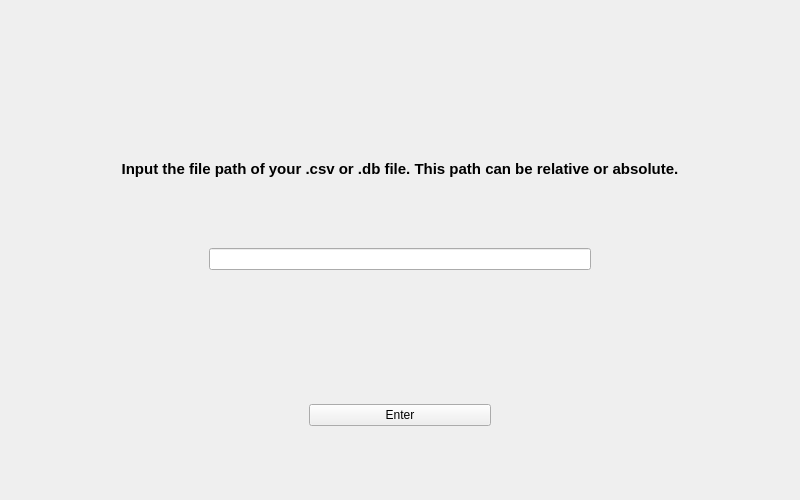
<?xml version="1.0" encoding="UTF-8"?>
<ui version="4.0">
 <class>FileSelectionWindow</class>
 <widget class="QMainWindow" name="FileSelectionWindow">
  <property name="geometry">
   <rect>
    <x>0</x>
    <y>0</y>
    <width>800</width>
    <height>500</height>
   </rect>
  </property>
  <property name="windowTitle">
   <string>MainWindow</string>
  </property>
  <widget class="QWidget" name="centralwidget">
   <property name="enabled">
    <bool>true</bool>
   </property>
   <layout class="QGridLayout" name="gridLayout">
    <item row="2" column="0">
     <layout class="QGridLayout" name="gridLayout_4"/>
    </item>
    <item row="0" column="0">
     <spacer name="verticalSpacer_3">
      <property name="orientation">
       <enum>Qt::Orientation::Vertical</enum>
      </property>
      <property name="sizeHint" stdset="0">
       <size>
        <width>20</width>
        <height>80</height>
       </size>
      </property>
     </spacer>
    </item>
    <item row="4" column="0">
     <layout class="QGridLayout" name="gridLayout_2">
      <item row="0" column="2">
       <spacer name="verticalSpacer">
        <property name="orientation">
         <enum>Qt::Orientation::Vertical</enum>
        </property>
        <property name="sizeHint" stdset="0">
         <size>
          <width>300</width>
          <height>40</height>
         </size>
        </property>
       </spacer>
      </item>
      <item row="0" column="1">
       <widget class="QPushButton" name="pushButton">
        <property name="text">
         <string>Enter</string>
        </property>
       </widget>
      </item>
      <item row="0" column="0">
       <spacer name="verticalSpacer_2">
        <property name="orientation">
         <enum>Qt::Orientation::Vertical</enum>
        </property>
        <property name="sizeHint" stdset="0">
         <size>
          <width>300</width>
          <height>40</height>
         </size>
        </property>
       </spacer>
      </item>
     </layout>
    </item>
    <item row="3" column="0">
     <layout class="QHBoxLayout" name="horizontalLayout">
      <item>
       <spacer name="verticalSpacer_4">
        <property name="orientation">
         <enum>Qt::Orientation::Vertical</enum>
        </property>
        <property name="sizeHint" stdset="0">
         <size>
          <width>200</width>
          <height>40</height>
         </size>
        </property>
       </spacer>
      </item>
      <item>
       <widget class="QLineEdit" name="lineEdit"/>
      </item>
      <item>
       <spacer name="verticalSpacer_5">
        <property name="orientation">
         <enum>Qt::Orientation::Vertical</enum>
        </property>
        <property name="sizeHint" stdset="0">
         <size>
          <width>200</width>
          <height>40</height>
         </size>
        </property>
       </spacer>
      </item>
     </layout>
    </item>
    <item row="1" column="0">
     <layout class="QHBoxLayout" name="horizontalLayout_2">
      <item>
       <widget class="QLabel" name="label">
        <property name="font">
         <font>
          <pointsize>11</pointsize>
          <bold>true</bold>
         </font>
        </property>
        <property name="text">
         <string>Input the file path of your .csv or .db file. This path can be relative or absolute.</string>
        </property>
        <property name="alignment">
         <set>Qt::AlignmentFlag::AlignCenter</set>
        </property>
       </widget>
      </item>
     </layout>
    </item>
   </layout>
  </widget>
 </widget>
 <resources/>
 <connections/>
</ui>
